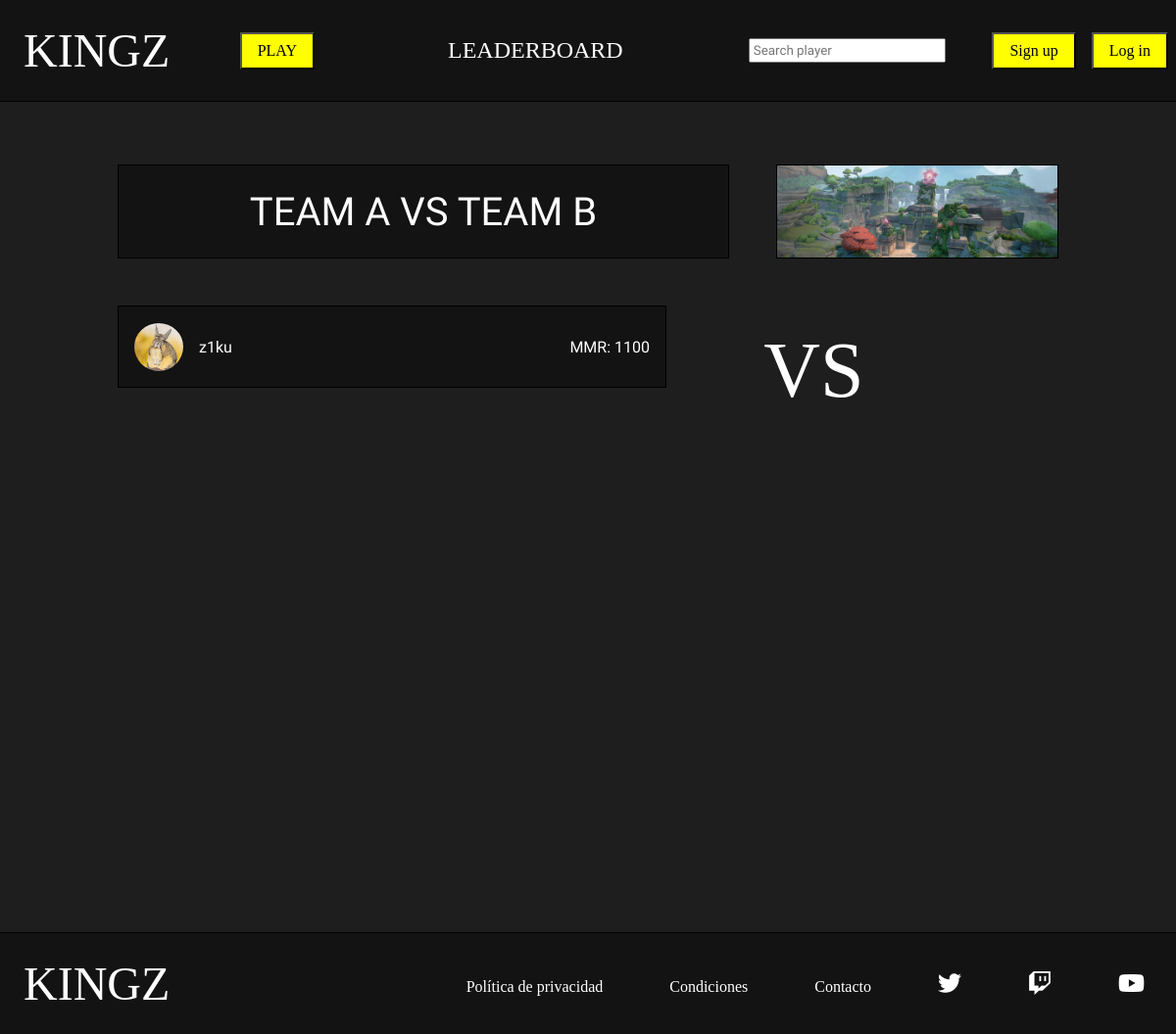
/php/match.php?id_partida=1, run on an earlier commit of the app's database.
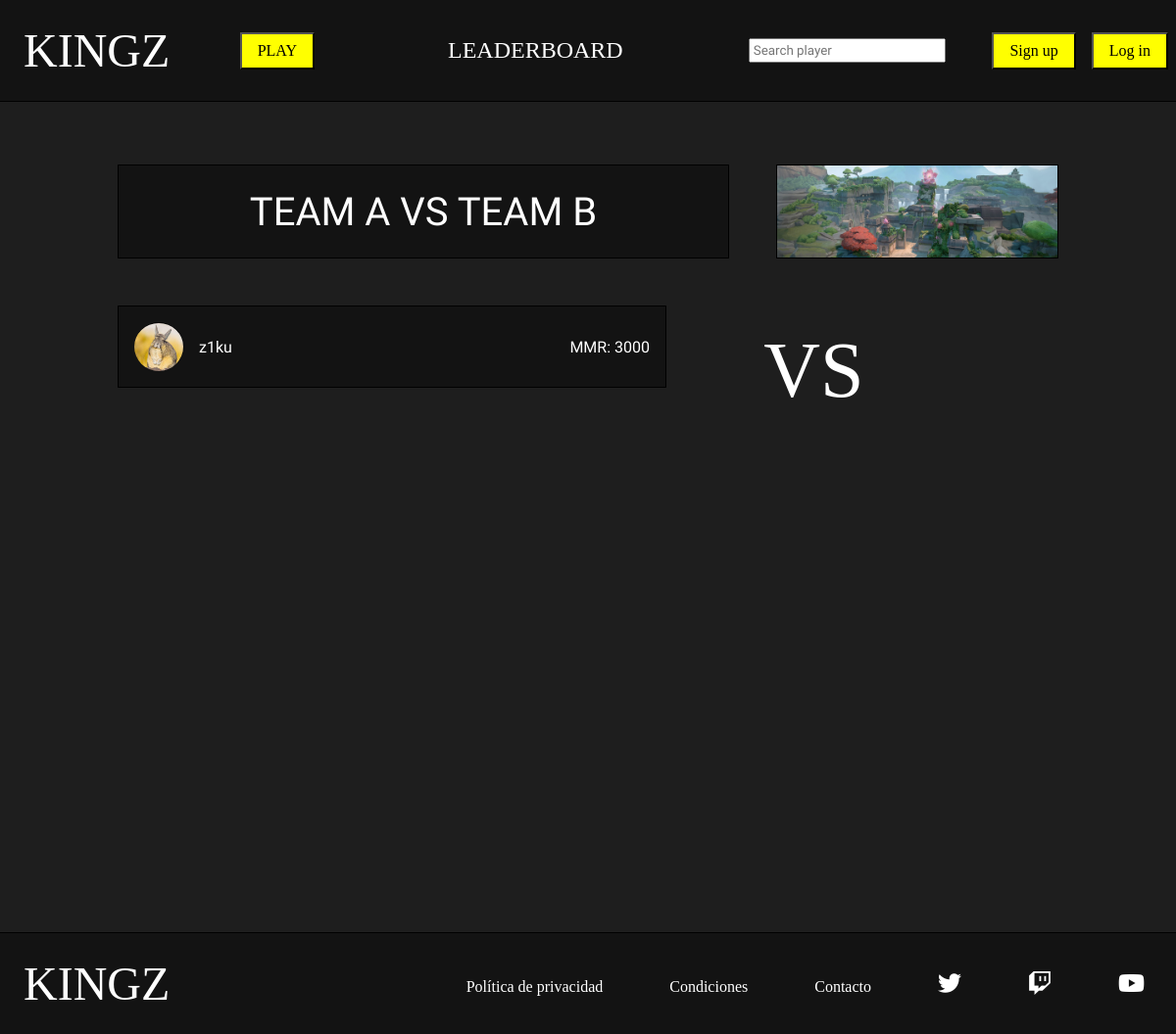
And on a later commit of the database.
### tables this page shows
CREATE TABLE `participa` (
  `id_usuario` bigint(20) UNSIGNED NOT NULL,
  `id_partida` bigint(20) UNSIGNED NOT NULL,
  `equipo` char(1) NOT NULL
);

CREATE TABLE `usuario` (
  `id` bigint(20) UNSIGNED NOT NULL,
  `nick` varchar(20) NOT NULL,
  `pass` varchar(100) NOT NULL,
  `correo` varchar(50) DEFAULT NULL,
  `foto` varchar(50) DEFAULT NULL,
  `mmr` int(5) UNSIGNED DEFAULT NULL,
  `estado` tinyint(1) UNSIGNED DEFAULT NULL,
  `en_partida` tinyint(1) UNSIGNED DEFAULT NULL,
  `buscando` tinyint(1) UNSIGNED DEFAULT NULL
);

### php/match.php (the view, shortened to what this page needs)
<?php
    require_once "funciones.php";
?>
<!DOCTYPE html>
<html lang="en">
<head>
    <link rel="stylesheet" href="../css/estilos.css">
    <link rel="stylesheet" href="https://cdnjs.cloudflare.com/ajax/libs/font-awesome/6.2.0/css/all.min.css" />
</head>
<body>
    <?php
        if(isset($_SESSION['nick']) && isset($_SESSION['pass'])){
            $nick=$_SESSION['nick'];
            $pass=$_SESSION['pass'];
            $esAdmin=comprobarAdmin($nick,$pass);
            if($esAdmin){
                headerAdmin();
                $tipo_usu="admin";
            }else{
                headerPlayer();
                $tipo_usu="player";
            }
        }else{
            headerGuest();
            $tipo_usu="guest";
        }
    ?>
    <main>
        <section id="partido" class="seccion">
            <?php
                $id_partida=$_GET['id_partida'];
                $datos_partida=partido_por_id($id_partida);
                $jugadores=obtener_jugadores_partida($id_partida);
            ?>
            <div id="cabecera_partido">
                <div id="nombre_equipos">
                    <span>TEAM A VS TEAM B</span>
                </div>
                <?php
                    if($datos_partida['id_mapa']!=null) {
                        $con = conectarServidor();
                        $buscar_foto=$con->query("SELECT foto from mapa where id=$datos_partida[id_mapa]");
                        $fila=$buscar_foto->fetch_array(MYSQLI_ASSOC);
                        echo '<img src="../img/mapa/'.$fila['foto'].'" alt="" id="foto_mapa">';
                    }
                ?>
            </div>
            <div id="equipos">
                <div id="equipoA">
                    <?php
                        for($i=0;$i<count($jugadores);$i++){
                            if($jugadores[$i]["equipo"]=='A'){
                                if($jugadores[$i]["foto"]!=null){
                                    $foto_jugador=$jugadores[$i]['foto'];
                                }else{
                                    $foto_jugador="jugador.png";
                                }
                                echo '<div class="partido_player">
                                <img src="../img/jugador/'.$foto_jugador.'" alt="">
                                <div>
                                    <span>'.$jugadores[$i]["nick"].'</span>
                                    <span>MMR: '.$jugadores[$i]["mmr"].'</span>
                                </div>
                                </div>';
                            }
                        }
                    ?>
                </div>
                <div>
                    <span id="versus">VS</span>
                </div>
            </div>
        </section>
    </main>
</body>
</html>

What changed in the data, as far as the page shows it:
changed through a linked row, participa "z1ku": id_usuario.mmr "1100" → "3000"
